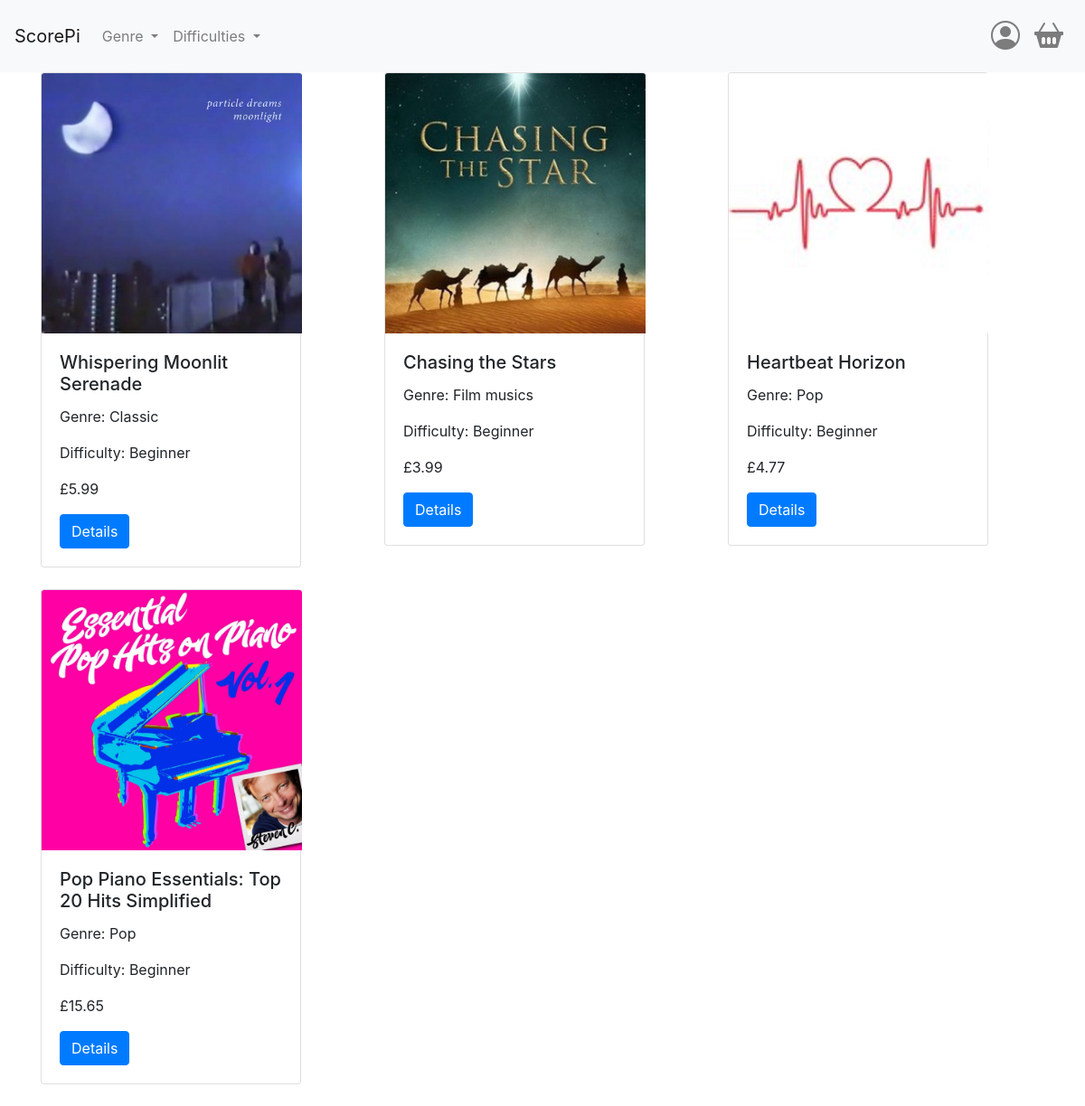
Screenshot of /beginner with the database file from the repository.
### app/models.py (models this page shows)
class Products(db.Model):
    id = db.Column(db.Integer, primary_key=True)
    title = db.Column(db.String(50), index=True, unique=True)
    description = db.Column(db.String(500))
    genre = db.Column(db.String(50))
    difficulty = db.Column(db.String(50))
    stock = db.Column(db.Integer)
    image = db.Column(db.String(200))
    price = db.Column(db.Float)

### app/views.py (the view)
@app.route('/beginner', methods=['GET', 'POST'])
def beginner():
    products = Products.query.all()
    return render_template('difficulties_beginner.html',
                           title='Difficulties: Beginner', products=products)

### app/templates/difficulties_beginner.html (shortened to what this page needs)
{% extends "base.html" %}
{% block content %}
<div class="container">
    <div class="row">
        {% for product in products %}
            {% if product.difficulty == "Beginner" %}
                <div class="col-md-4 mb-4">
                    <div class="card" style="width: 18rem;">
                        <img src="{{ url_for('static', filename='images/' ~ product.image) }}" class="card-img-top" alt="{{ product.title }}" style="width: 288px; height: 288px;">
                        <div class="card-body">
                            <h5 class="card-title">{{ product.title }}</h5>
                            <p class="card-text">Genre: {{ product.genre }}</p>
                            <p class="card-text">Difficulty: {{ product.difficulty }}</p>
                            <p class="card-text">£{{ product.price }}</p>
                            <a href="{{ url_for('details', ID=product.id) }}" class="btn btn-primary">Details</a>
                        </div>
                    </div>
                </div>
            {% endif %}
        {% endfor %}
    </div>
</div>
{% endblock %}

### rows the page displays
Products: image (picture), title "Whispering Moonlit Serenade", genre "Classic", difficulty "Beginner", price "5.99"
Products: image (picture), title "Chasing the Stars", genre "Film musics", difficulty "Beginner", price "3.99"
Products: image (picture), title "Heartbeat Horizon", genre "Pop", difficulty "Beginner", price "4.77"
Products: image (picture), title "Pop Piano Essentials: Top 20 Hits Simplified", genre "Pop", difficulty "Beginner", price "15.65"
